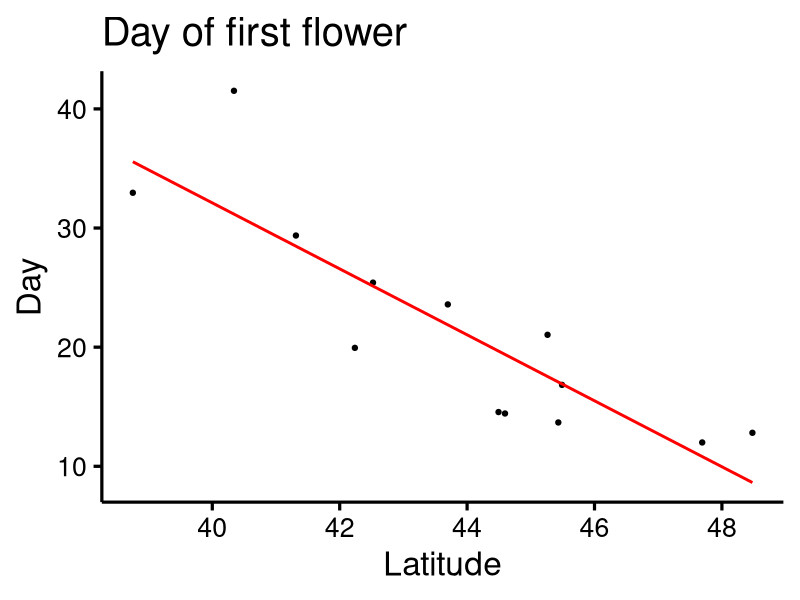
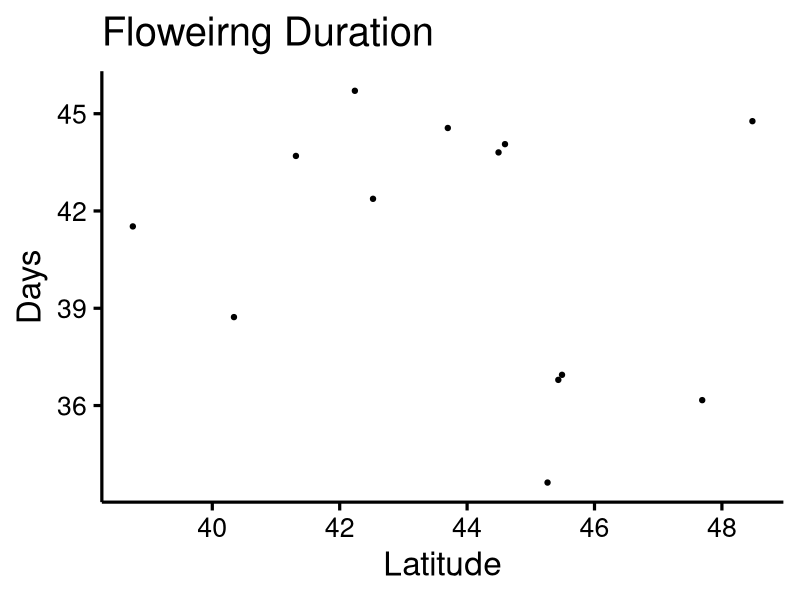
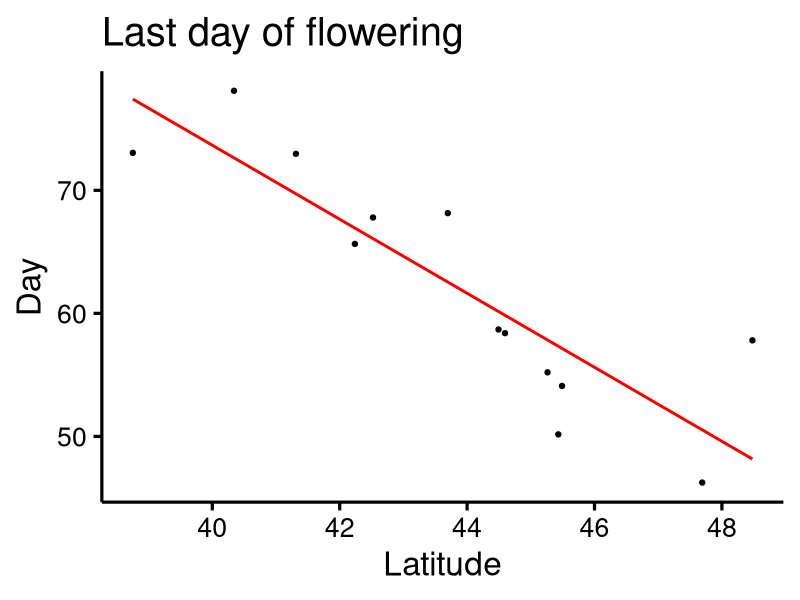
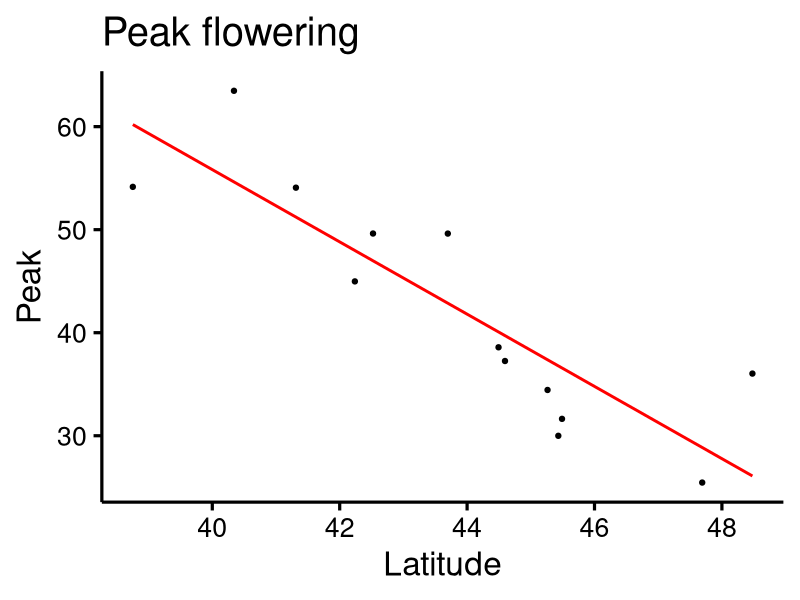
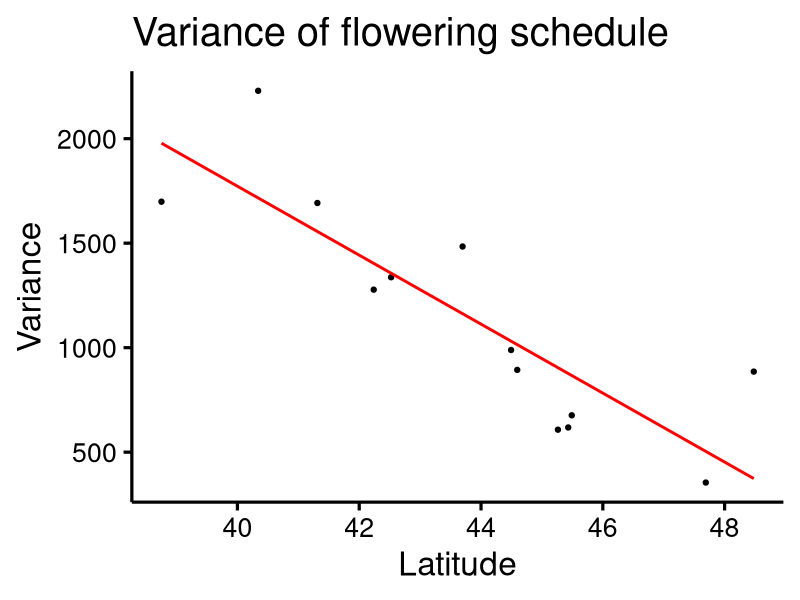
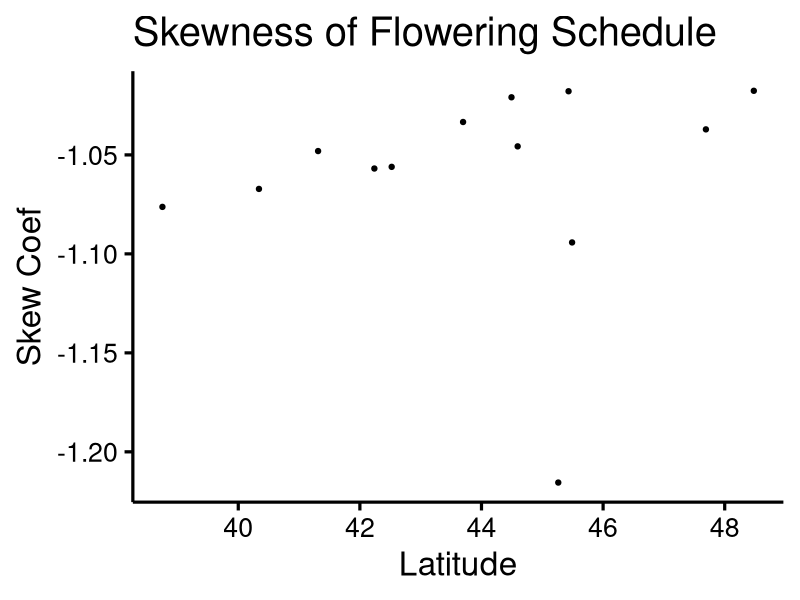
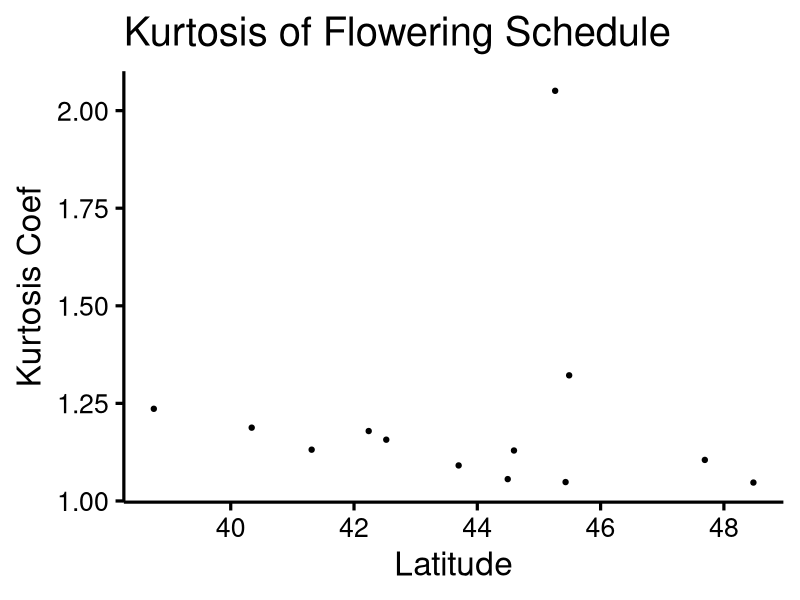

Here is the R script that generated these plots, in order:
## ---- chunk 1
dat<-read.csv("./FloralDisplayPop.csv") # Latitudes of population origin were added to the csv file manually.
library(ggplot2)
library(dplyr)

theme_custom<-function(base_size = 24, base_family = ""){
  theme_bw(base_size = base_size, base_family = base_family) %+replace% 
    theme(axis.text = element_text(size = rel(0.8),colour="black"),
          axis.ticks = element_line(colour = "black"), 
          legend.position = "none",
          panel.border = element_rect(fill = NA, colour = NA), 
          panel.grid.major = element_line(colour = NA,size = 0), 
          panel.grid.minor = element_line(colour = NA,size = 0), 
          axis.line = element_line(colour ="black")
    )
}
## ---- chunk 2
#Julian day first flower x Latitude
FirstFlwr<- ggplot(data=dat,mapping=aes(x=Latitude,y=Start)) + geom_point() + labs(x="Latitude",y="Day",title="Day of first flower") + theme_custom() + geom_smooth(method = "lm", se=F, colour="red")

FirstFlwr

reg4<-lm(Start~Latitude,data=dat)
summary(reg4)

#Duration x Latitude
Duration<- ggplot() + geom_point(data=dat,mapping=aes(x=Latitude,y=Duration)) + labs(x="Latitude",y="Days",title="Floweirng Duration") + theme_custom()

Duration

reg5<-lm(Duration~Latitude,data=dat)
summary(reg5)

#End Date x Latitude
EndDate<-ggplot(data=dat,mapping=aes(x=Latitude,y=End)) + geom_point() + labs(x="Latitude",y="Day",title="Last day of flowering") + theme_custom() + geom_smooth(method = "lm", se=F, colour="red")

EndDate

reg6<-lm(End~Latitude,data=dat)
summary(reg6)

## ---- chunk 3
# Peak (mean) flowering x Latitude
Peak <- ggplot(data=dat,mapping=aes(x=Latitude,y=Peak)) + geom_point() + labs(x="Latitude",y="Peak",title="Peak flowering") + theme_custom() + geom_smooth(method = "lm", se=F, colour="red")

Peak

reg0<-lm(Peak~Latitude,data=dat)
summary(reg0)

# Variance x Latitude
VarST<- ggplot(data=dat,mapping=aes(x=Latitude,y=Var)) + geom_point() + labs(x="Latitude",y="Variance",title="Variance of flowering schedule") + theme_custom() + geom_smooth(method = "lm", se=F, colour="red")

VarST

reg1<-lm(Var~Latitude,data=dat)
summary(reg1)

#Skew x Latitude
SkewST<- ggplot(data=dat,mapping=aes(x=Latitude,y=Skew)) + geom_point() + labs(x="Latitude",y="Skew Coef",title="Skewness of Flowering Schedule") + theme_custom()

SkewST

reg2<-lm(Skew~Latitude,data=dat)
summary(reg2)

#Kurtosis x Latitude
KurtST<- ggplot(data=dat,mapping=aes(x=Latitude,y=Kurt)) + geom_point() + labs(x="Latitude",y="Kurtosis Coef",title="Kurtosis of Flowering Schedule") + theme_custom()

KurtST

reg3<-lm(Kurt~Latitude,data=dat)
summary(reg3)
